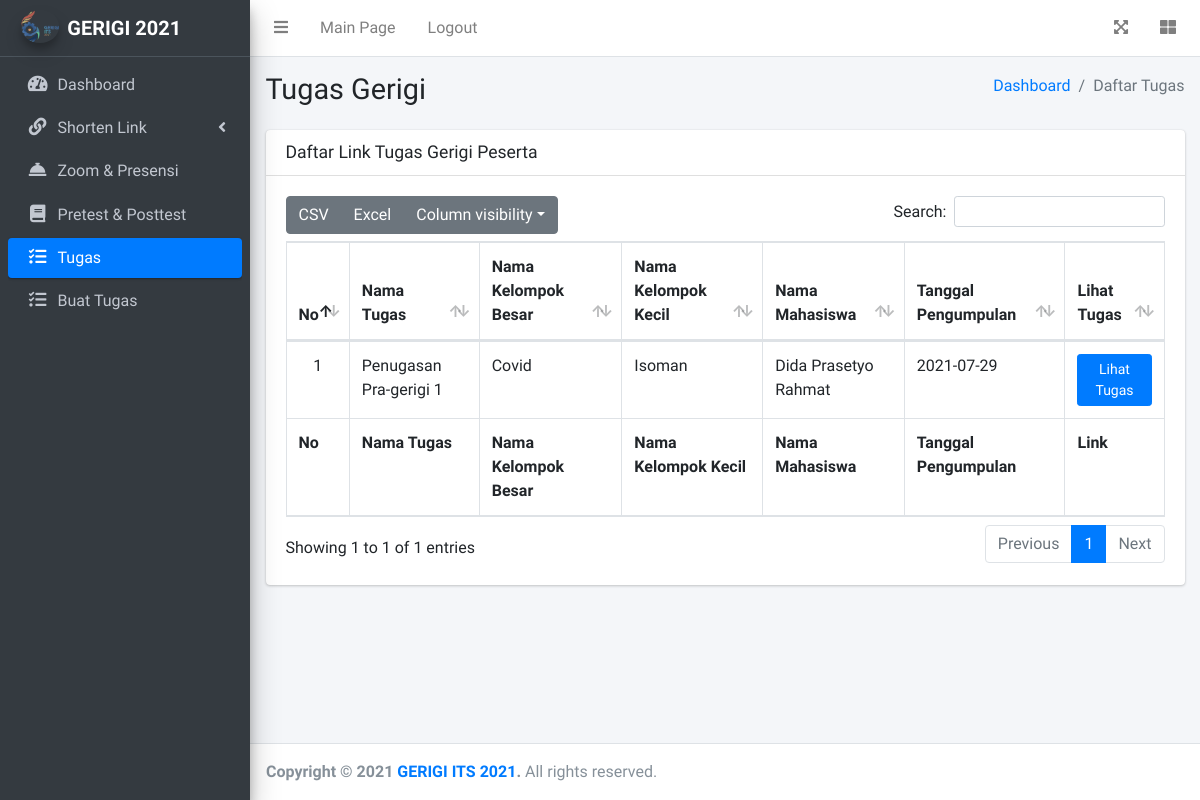
Screenshot of /index.php/admin/viewTasks with the database file from the repository.
### tables this page shows
CREATE TABLE `tbtugas` (
  `idTugas` int(11) NOT NULL,
  `idInfoTugas` int(11) NOT NULL,
  `idUser` int(11) NOT NULL,
  `idKelBesar` int(11) NOT NULL,
  `idKelKecil` int(11) NOT NULL,
  `link` varchar(256) NOT NULL,
  `dateCreate` date NOT NULL,
  `timestamp` timestamp NOT NULL DEFAULT current_timestamp() ON UPDATE current_timestamp()
);

CREATE TABLE `tbinfotugas` (
  `id_info` int(11) NOT NULL,
  `nama_tugas` varchar(256) NOT NULL,
  `keterangan` varchar(512) NOT NULL,
  `SubmitForm` text NOT NULL,
  `dateUse` date NOT NULL,
  `dateCreate` date NOT NULL
);

CREATE TABLE `tbkelbesar` (
  `idKelBesar` int(11) NOT NULL,
  `namaKelBesar` varchar(100) NOT NULL,
  `namaPicKelBesar` varchar(100) NOT NULL,
  `cpPicKelBesar` varchar(100) NOT NULL,
  `dateCreate` datetime NOT NULL
);

CREATE TABLE `tbkelkecil` (
  `idKelKecil` int(11) NOT NULL,
  `namaKelKecil` varchar(100) NOT NULL,
  `idKelBesar` int(11) NOT NULL,
  `namaPicKelKecil` varchar(100) NOT NULL,
  `cpPicKelKecil` varchar(100) NOT NULL,
  `dateCreate` datetime NOT NULL
);

CREATE TABLE `tbuser` (
  `idUser` int(11) NOT NULL,
  `username` varchar(25) NOT NULL,
  `userPass` text NOT NULL,
  `nama` varchar(255) NOT NULL,
  `idKelBesar` int(11) NOT NULL,
  `idKelKecil` int(11) NOT NULL,
  `role` text NOT NULL,
  `status` tinyint(1) NOT NULL DEFAULT 0,
  `dateUpdate` datetime NOT NULL
);

### application/controllers/Admin.php (called while the page is built, shortened)
<?php
class Admin extends CI_Controller
{
	public function __construct()
	{
		$this->load->model('ModelAdmin');
	}
	public function viewTasks()
	{
		$data = [
			'title'			=> 'Tugas',
			'lists'			=> $this->ModelAdmin->getTasks()
		];
		$this->load->view('Adminpage/Templates/header', $data);
		$this->load->view('Adminpage/Templates/navbar');
		$this->load->view('Adminpage/Templates/sidebar', $data);
		$this->load->view('Adminpage/tugas');
		$this->load->view('Adminpage/Templates/footer');
	}
}

### index.php (called while the page is built, shortened)
<?php
require_once BASEPATH.'core/CodeIgniter.php';

### application/models/ModelAdmin.php (called while the page is built, shortened)
<?php
class ModelAdmin extends CI_Model
{
	function getTasks()
	{
		$this->db->select('tbtugas.*, tbuser.nama, tbkelbesar.namaKelBesar, tbkelkecil.namaKelKecil, tbinfotugas.nama_tugas');
		$this->db->from('tbtugas');
		$this->db->join('tbuser', 'tbuser.idUser = tbtugas.idUser');
		$this->db->join('tbkelbesar', 'tbkelbesar.idKelBesar = tbtugas.idKelBesar');
		$this->db->join('tbkelkecil', 'tbkelkecil.idKelKecil = tbtugas.idKelKecil');
		$this->db->join('tbinfotugas', 'tbinfotugas.id_info = tbtugas.idInfoTugas');
		return $this->db->get()->result_array();
	}
}

### application/views/Adminpage/tugas.php (the view)
<div class="content-wrapper">
  <div class="content-header">
    <div class="container-fluid">
      <div class="row mb-2">
        <div class="col-sm-6">
          <h1 class="m-0">Tugas Gerigi</h1>
        </div>
        <div class="col-sm-6">
          <ol class="breadcrumb float-sm-right">
            <li class="breadcrumb-item"><a href="<?= base_url('Admin'); ?>">Dashboard</a></li>
            <li class="breadcrumb-item active">Daftar Tugas</li>
          </ol>
        </div>
      </div>
    </div>
  </div>
  <div class="content">
    <div class="container-fluid">
      <div class="card">
        <div class="card-header">
          <h3 class="card-title">Daftar Link Tugas Gerigi Peserta</h3>
        </div>
        <div class="card-body">
          <table id="datatables" class="table table-bordered table-hover">
            <thead>
              <tr>
                <th>No</th>
                <th>Nama Tugas</th>
                <th>Nama Kelompok Besar</th>
                <th>Nama Kelompok Kecil</th>
                <th>Nama Mahasiswa</th>
                <th>Tanggal Pengumpulan</th>
                <th>Lihat Tugas</th>
              </tr>
            </thead>
            <tbody>
              <?php $i = 1 ?>
              <?php foreach ($lists as $list) : ?>
                <tr>
                  <td class="text-center"><?= $i++; ?></td>
                  <td><?= $list['nama_tugas']; ?></td>
                  <td><?= $list['namaKelBesar']; ?></td>
                  <td><?= $list['namaKelKecil']; ?></td>
                  <td><?= $list['nama']; ?></td>
                  <td><?= $list['dateCreate']; ?></td>
                  <td class="text-center">
                    <a href="https://<?php echo $list['link'];?>" target='_blank' class="btn btn-sm btn-primary">Lihat Tugas</a>
                  </td>
                </tr>
              <?php endforeach; ?>
            </tbody>
            <tfoot>
              <tr>
                <th>No</th>
                <th>Nama Tugas</th>
                <th>Nama Kelompok Besar</th>
                <th>Nama Kelompok Kecil</th>
                <th>Nama Mahasiswa</th>
                <th>Tanggal Pengumpulan</th>
                <th>Link</th>
              </tr>
            </tfoot>
          </table>
        </div>
      </div>
    </div>
  </div>
</div>

### rows the page displays
tbtugas: idInfoTugas.nama_tugas "Penugasan Pra-gerigi 1", idKelBesar.namaKelBesar "Covid", idKelKecil.namaKelKecil "Isoman", idUser.nama "Dida Prasetyo Rahmat", dateCreate "2021-07-29"
